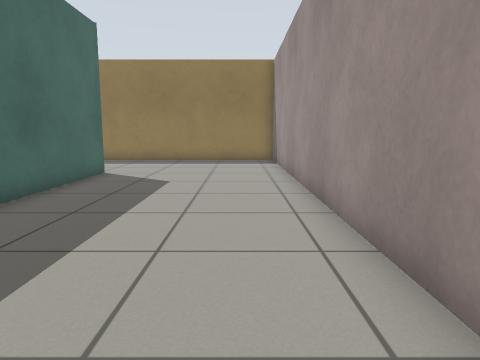
view 1 (above)

19 first-person views from a walk through a world built for the Gazebo simulator. The camera is 0.72 m above the floor, tilts 8° down and sees 70° across. The floor is counted in squares, 0.5 m on a side. Each view is taken from the middle of a square. On the plan, view 1 faces up. The plan holds only what a view shows up to about 15 squares ahead; the rest is blank.

view 2
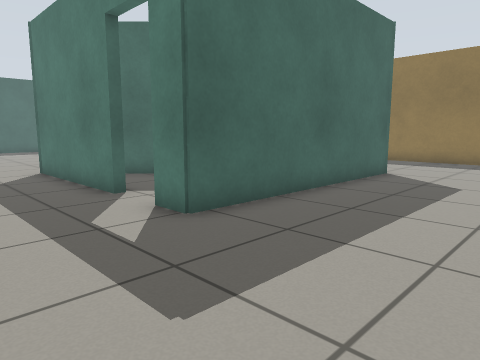

view 3
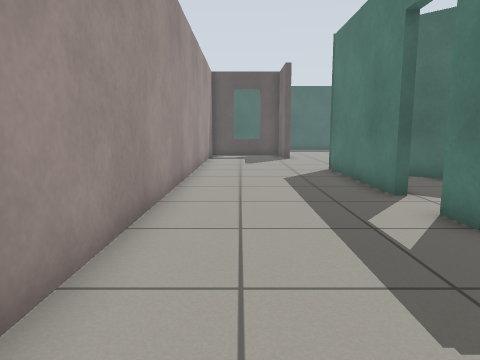

view 4
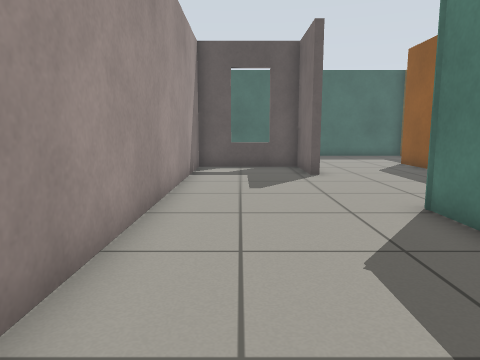

view 5
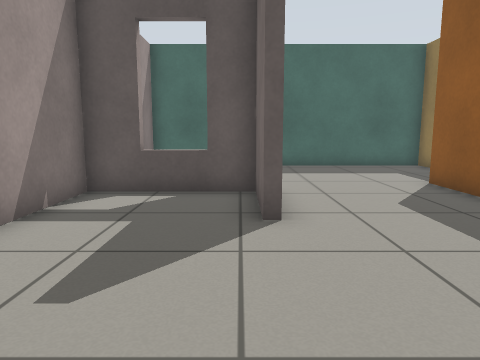

view 6
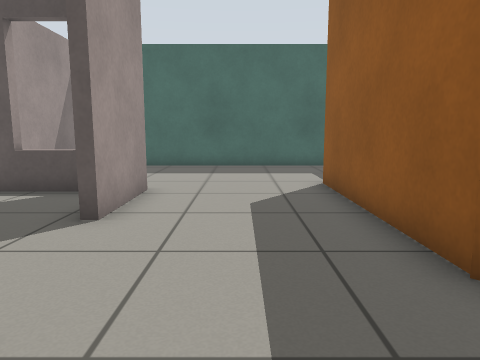

view 7
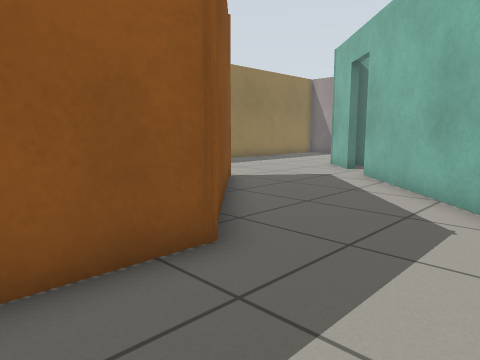

view 8
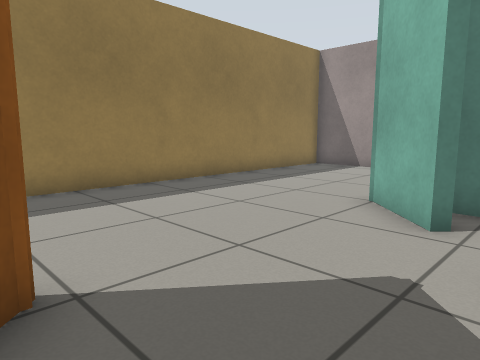

view 9
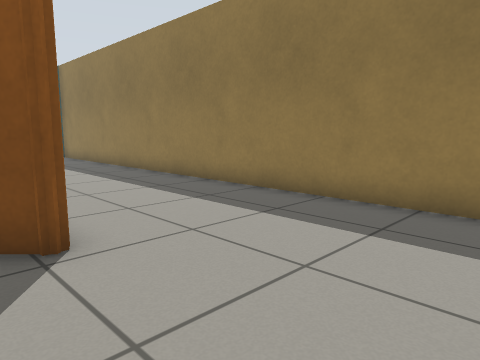

view 10
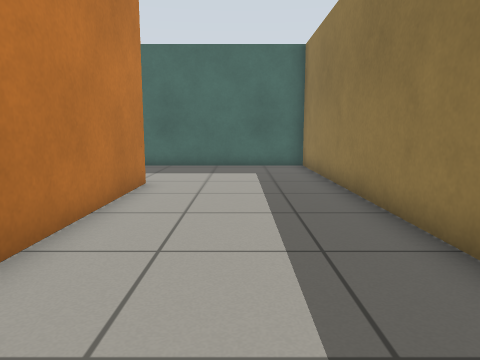

view 11
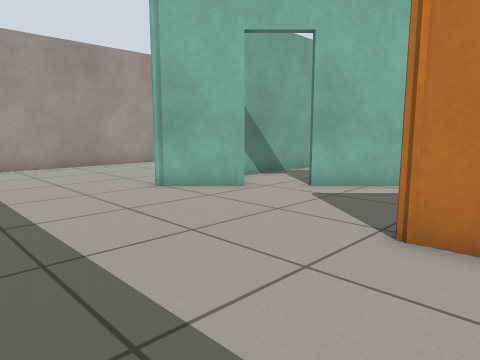

view 12
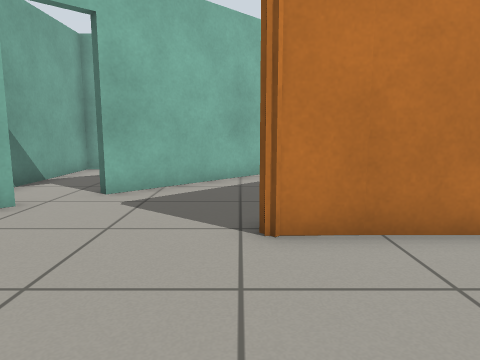

view 13
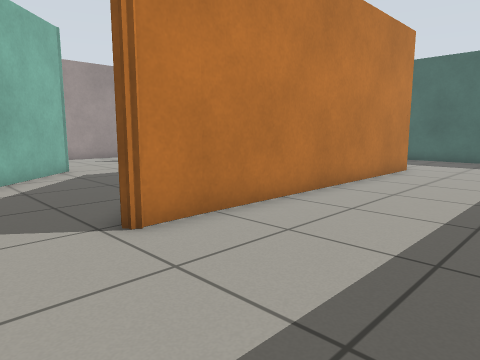

view 14
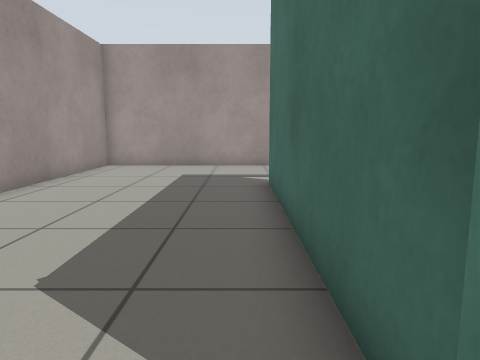

view 15
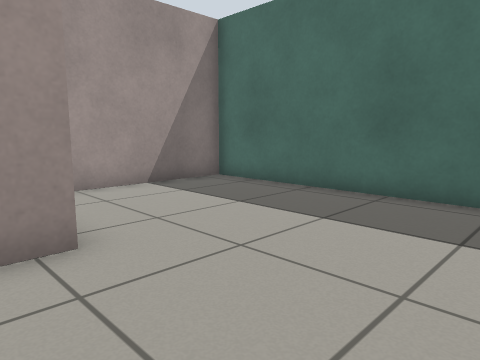

view 16
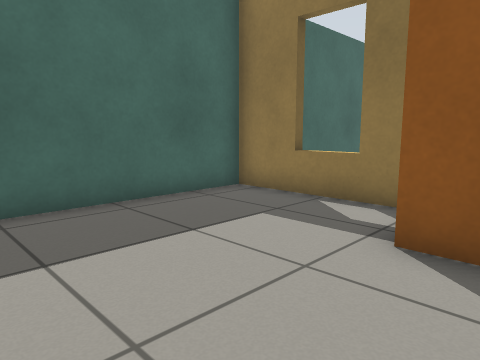

view 17
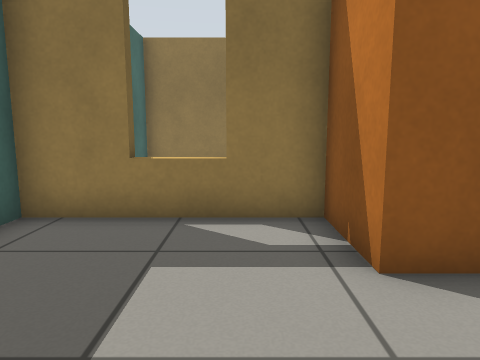

view 18
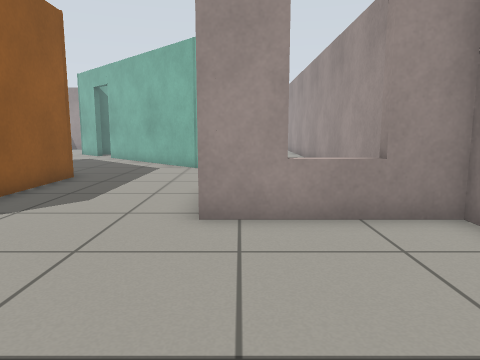

view 19
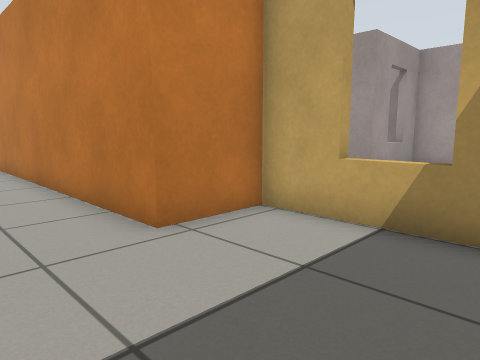

### Floor plan
Ten units are one square. View 1 is at (0, 0); x grows to the right and y downward. Boxes are objects, and circles mark ways between rooms. Rooms are numbered by the first view taken in them; rooms with no view inside come last. Other rooms are left out.
<svg viewBox="-282 -182 304 204">
<path fill="none" stroke="#000" d="M-112 -123 -162 -73 -226 -73 -226 -97 -277 -97 -277 17 -215 17 -215 -27 -184 -27M-67 -104 -49 -122M-76 -35 -136 -35 -79 -92M-184 -24 -212 -24 -212 17 17 17 17 -171M-48 -119 -48 -35 -59 -35M-262 -100 -226 -100 -226 -123 -113 -123 -113 -120M11 -177 -277 -177 -277 -109M-79 -92 -76 -89M-104 -63 -112 -55M-51 -38 -51 -110"/>
<circle cx="-65" cy="-40" r="3" fill="#2a7"/>
<circle cx="-70" cy="-100" r="3" fill="#2a7"/>
<circle cx="-80" cy="-90" r="3" fill="#2a7"/>
<text x="-130" y="-80">1</text>
<text x="-70" y="-70">2</text>
</svg>
Room 1 opens to room 2.

Where each view was taken, in squares from view 1:
view 1: 0 up, 0 right, facing up
view 2: 0 up, 0 right, facing up-left
view 3: 0 up, 0 right, facing left
view 4: 0 up, 7 left, facing left
view 5: 2 up, 13 left, facing left
view 6: 5 up, 13 left, facing left
view 7: 4 up, 19 left, facing up-right
view 8: 9 up, 12 left, facing up-right
view 9: 11 up, 7 left, facing up-left
view 10: 15 up, 13 left, facing left
view 11: 17 up, 13 left, facing down-right
view 12: 17 up, 11 left, facing down
view 13: 17 up, 9 left, facing down-left
view 14: 13 up, 4 left, facing down
view 15: 7 up, 20 left, facing down-left
view 16: 3 up, 21 left, facing up-left
view 17: 4 up, 24 left, facing up
view 18: 2 up, 27 left, facing right
view 19: 15 up, 27 left, facing down-right
